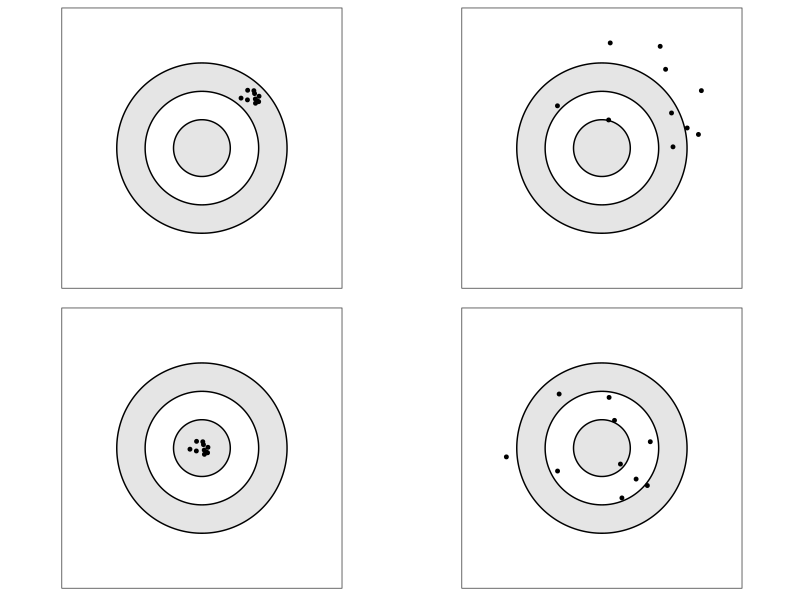
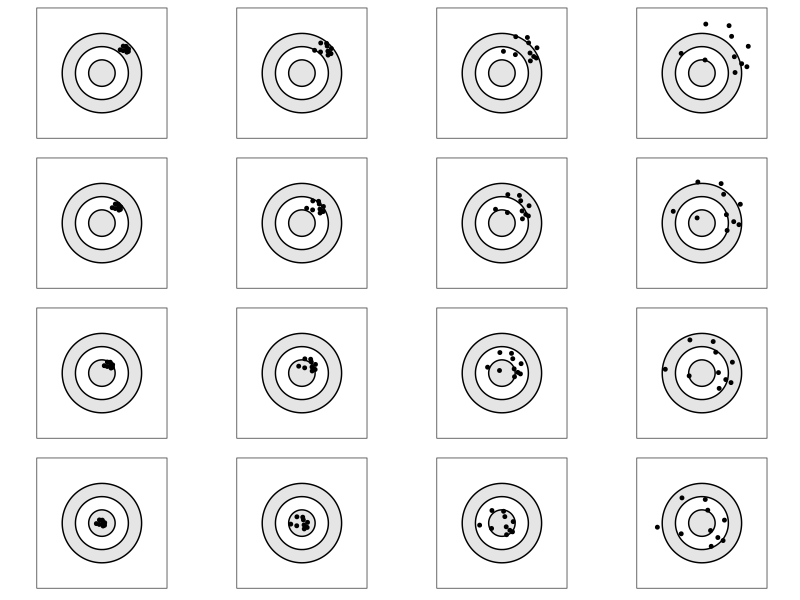
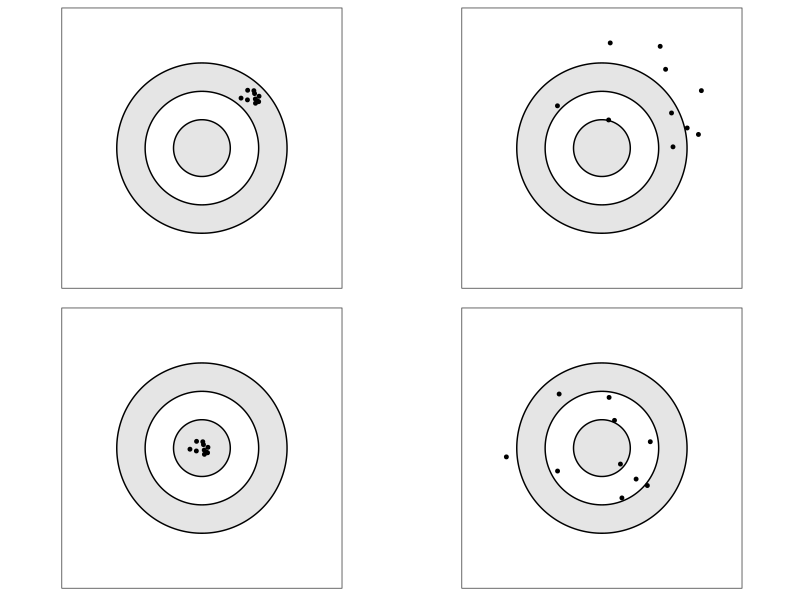
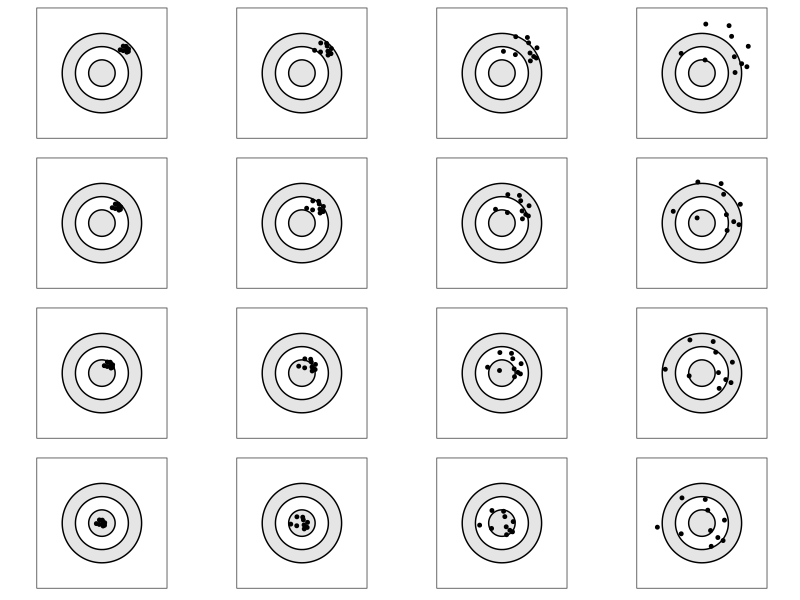

Generate these figures, in order, with R: (Note: this script raises an error after producing the figures.)
###Figure 1 - bias and precision tradeoff 
require(ggplot2)
require(ggpubr)
require(ggforce)

library(stringr)

##Setting directory
project.dir <- if(str_ends(getwd(), "Part_1.output")){
  str_sub(getwd(), 1, -8)
} else if(str_ends(getwd(), "Part_1")){
  str_sub(getwd(), 1, -8)
} else {
  "."
}

print(Sys.getenv("USERDOMAIN"))

setwd(project.dir)


out.folder <- paste(project.dir, "Part_1", "output", sep="/")



set.seed(13215)

### set the 4 bias and precision values along with the number of draws
bias_values <- c(0, 0.20, 0.40, 0.60)
precision_values <- c(0.0625, 0.125, 0.25, 0.5) #precision here measured as standard deviation (0.05, 0.10, 0.175, 0.275 old)
number_draws <- 10

radii <- c(1,2/3,1/3) # radii for the circles on the plot

draw_sim <- function(bias, precision, number_draws = 5, use_same_draws = TRUE) {
  n_bias <- length(bias)
  n_precision <- length(precision)
  out_draws <- matrix(0, n_bias * n_precision * number_draws, 2)
  if (use_same_draws) {
    random_draws = runif(number_draws*2)
    for (b in 1:n_bias) for (p in 1:n_precision)
      out_draws[((b-1)*n_precision*number_draws + (p-1)*number_draws + 1):
                  ((b-1)*n_precision*number_draws + p*number_draws),] <- qnorm(random_draws, 
                                                                               mean = bias[b],
                                                                               sd = precision[p])
  } else {
    for (b in 1:n_bias) for (p in 1:n_precision) {
      random_draws = runif(number_draws*2)
      out_draws[((b-1)*n_precision*number_draws + (p-1)*number_draws + 1):
                  ((b-1)*n_precision*number_draws + p*number_draws),] <- qnorm(random_draws, 
                                                                               mean = bias[b],
                                                                               sd = precision[p])
    }
  }
  out_draws
}

new_dist <- function(x,y) {
  X <- mean(x)
  Y <- mean(y)
  sqrt(X^2+Y^2)
}
new_var <- function(x,y) {
  X <- var(x)
  Y <- var(y)
  (X+Y)
}

plot_df <- data.frame(Bias = rep(bias_values, each = 4 * number_draws),
                      Precision = rep(rep(precision_values, each = number_draws), 4),
                      x = 0, y = 0)
plot_df[,c("x","y")] <- draw_sim(bias_values, precision_values, number_draws, use_same_draws = TRUE)
agg_df <- data.frame(Bias = rep(c("Low","Med-Low","Med-High","High"),each=4),
                     Variance = rep(c("Low","Med-Low","Med-High","High"),4),
                     Theoretical_Bias = rep(sqrt(2*bias_values^2), each = 4), 
                     Theoretical_RMSE = rep(2*precision_values^2,4),
                     Estimate_Bias = 0, Estimate_RMSE = 0)
agg_df$Theoretical_RMSE <- sqrt(agg_df$Theoretical_Bias^2 + agg_df$Theoretical_RMSE)

agg_df$Theoretical_sd <- round(sqrt(agg_df$Theoretical_RMSE^2 - agg_df$Theoretical_Bias^2), digits = 4)
agg_df$Theoretical_var <- round(agg_df$Theoretical_RMSE^2 - agg_df$Theoretical_Bias^2, digits = 4)

circles_df <- data.frame(x0 = rep(0,3),
                         y0 = rep(0,3),
                         r = radii,
                         r_fill = factor(radii,
                                         levels = radii))

plot_list <- vector(mode = "list", length = length(bias_values)*length(precision_values))
plot_counter <- 1
for (b in 1:length(bias_values)) for (p in 1:length(precision_values)) {
  plot_list[[plot_counter]] <- ggplot() +
    geom_circle(mapping = aes(x0 = x0, y0 = y0, r = r, fill = r_fill), data = circles_df) +
    geom_point(mapping = aes(x = x, y = y),
               data = plot_df[plot_df$Bias==bias_values[b] & 
                                plot_df$Precision==precision_values[p],],
               size = 1, shape = 19) +
    coord_fixed() +
    scale_fill_manual(values = c("grey90","white","grey90")) +
    scale_x_continuous(limits = c(-1.5, 1.5), breaks = c(-1, -0.5, 0, 0.5, 1)) +
    scale_y_continuous(limits = c(-1.5, 1.5), breaks = c(-1, -0.5, 0, 0.5, 1)) +
    theme_bw() +
    theme(legend.position = "none",
          axis.text = element_blank(),
          axis.title = element_blank(),
          axis.ticks = element_blank(),
          #panel.border = element_blank(),
          panel.grid.major = element_blank(),
          panel.grid.minor = element_blank())
  agg_df$Estimate_Bias[(b-1)*4+p] <- new_dist(plot_df$x[plot_df$Bias==bias_values[b] & 
                                                            plot_df$Precision==precision_values[p]],
                                              plot_df$y[plot_df$Bias==bias_values[b] & 
                                                          plot_df$Precision==precision_values[p]])
  agg_df$Estimate_RMSE[(b-1)*4+p] <- sqrt(agg_df$Estimate_Bias[(b-1)*4+p]^2 +
                                            new_var(plot_df$x[plot_df$Bias==bias_values[b] & 
                                                                 plot_df$Precision==precision_values[p]],
                                                     plot_df$y[plot_df$Bias==bias_values[b] & 
                                                                 plot_df$Precision==precision_values[p]]))
  plot_counter <- plot_counter + 1
}


agg_df$Estimate_sd <- sqrt(agg_df$Estimate_RMSE^2 - agg_df$Estimate_Bias^2)
agg_df$Estimate_var <- agg_df$Estimate_RMSE^2 - agg_df$Estimate_Bias^2


ggarrange(plot_list[[13]], plot_list[[16]],
          plot_list[[1]], plot_list[[4]],
          nrow = 2, ncol = 2)


ggsave(filename = paste(out.folder, "Figure_1_Panel_A.png", sep = "/"),
       height = 4, width = 4, units = "in",
       ggarrange(plot_list[[13]], plot_list[[16]],
                 plot_list[[1]], plot_list[[4]],
                 nrow = 2, ncol = 2))

ggarrange(plot_list[[13]], plot_list[[14]], plot_list[[15]], plot_list[[16]],
          plot_list[[9]], plot_list[[10]], plot_list[[11]], plot_list[[12]],
          plot_list[[5]], plot_list[[6]], plot_list[[7]], plot_list[[8]],
          plot_list[[1]], plot_list[[2]], plot_list[[3]], plot_list[[4]],
          nrow = 4, ncol = 4)


ggsave(filename = paste(out.folder, "Figure_1_Panel_B.png", sep = "/"),
       height = 4, width = 4, units = "in",
       ggarrange(plot_list[[13]], plot_list[[14]], plot_list[[15]], plot_list[[16]],
                 plot_list[[9]], plot_list[[10]], plot_list[[11]], plot_list[[12]],
                 plot_list[[5]], plot_list[[6]], plot_list[[7]], plot_list[[8]],
                 plot_list[[1]], plot_list[[2]], plot_list[[3]], plot_list[[4]],
                 nrow = 4, ncol = 4))

### Bias and RMSE for each plot
agg_df
write.csv(agg_df, file = paste(out.folder, "targets_table.csv", sep = "/"))





bpfig <- ggplot(data = agg_df, mapping = aes(x = Theoretical_Bias, y = Theoretical_RMSE, 
                                      shape = factor(Theoretical_sd))) +
      geom_line() +
      geom_point(size = 1.5) +
      scale_shape_manual(name = "standard deviation", values = c(16, 0, 17, 6)) + 
      theme_bw() +
      labs(x="bias",y="RMSE",
        title="RMSE as a function of bias and standard deviation") +
      theme(legend.position="bottom", plot.title = element_text(hjust = 0.5))


ggsave(filename = paste(out.folder, "bpfig.png", sep = "/"),
       height = 4, width = 6, units = "in",
       bpfig)





